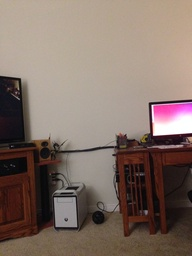
#> input picture my_panos/3.jpg, 192 x 256 px, shrunk from 2448 x 3264 before the run
$ python builder_script.py   (Python 2 division)   (older library calls are emulated)
#> lines starting #> are read from the running program, lines starting #| are printed output that depends on the picture
### my_panos/pano_stitcher.py
"""Project 1: Panorama stitching.

In this project, you'll stitch together images to form a panorama.

A shell of starter functions that already have tests is listed below.

TODO: Implement!
"""

import cv2
import numpy as np
from matplotlib import pyplot as plt
import math


def homography(image_a, image_b, bff_match=False):
    """Returns the homography mapping image_b into alignment with image_a.

    Arguments:
      image_a: A grayscale input image.
      image_b: A second input image that overlaps with image_a.

    Returns: the 3x3 perspective transformation matrix (aka homography)
             mapping points in image_b to corresponding points in image_a.
    """

    sift = cv2.SIFT(edgeThreshold=10, sigma=1.5, contrastThreshold=0.08)

    kp_a, des_a = sift.detectAndCompute(image_a, None)
    kp_b, des_b = sift.detectAndCompute(image_b, None)

    # Brute force matching
    bf = cv2.BFMatcher()
    matches = bf.knnMatch(des_a, trainDescriptors=des_b, k=2)

    # Lowes Ratio
    good_matches = []
    for m, n in matches:
        if m.distance < .75 * n.distance:
            good_matches.append(m)

    src_pts = np.float32([kp_a[m.queryIdx].pt for m in good_matches])\
        .reshape(-1, 1, 2)
    dst_pts = np.float32([kp_b[m.trainIdx].pt for m in good_matches])\
        .reshape(-1, 1, 2)

    if len(src_pts) > 4:
        M, mask = cv2.findHomography(dst_pts, src_pts, cv2.RANSAC, 5)
    else:
        M = np.array([[0, 0, 0], [0, 0, 0], [0, 0, 0]])
    return M


def warp_image(image, homography):
    """Warps 'image' by 'homography'

    Arguments:
      image: a 3-channel image to be warped.
      homography: a 3x3 perspective projection matrix mapping points
                  in the frame of 'image' to a target frame.

    Returns:
      - a new 4-channel image containing the warped input, resized to contain
        the new image's bounds. Translation is offset so the image fits exactly
        within the bounds of the image. The fourth channel is an alpha channel
        which is zero anywhere that the warped input image does not map in the
        output, i.e. empty pixels.
      - an (x, y) tuple containing location of the warped image's upper-left
        corner in the target space of 'homography', which accounts for any
        offset translation component of the homography.
    """

    image = cv2.cvtColor(image, cv2.COLOR_BGR2BGRA)
    h, w, z = image.shape

    # Find min and max x, y of new image
    p = np.array([[0, w, w, 0], [0, 0, h, h], [1, 1, 1, 1]])
    p_prime = np.dot(homography, p)

    yrow = p_prime[1] / p_prime[2]
    xrow = p_prime[0] / p_prime[2]
    ymin = min(yrow)
    xmin = min(xrow)
    ymax = max(yrow)
    xmax = max(xrow)

    # Make new matrix that removes offset and multiply by homography
    new_mat = np.array([[1, 0, -1 * xmin], [0, 1, -1 * ymin], [0, 0, 1]])
    homography = np.dot(new_mat, homography)

    # height and width of new image frame
    height = int(round(ymax - ymin))
    width = int(round(xmax - xmin))
    size = (width, height)
    # Do the warp
    warped = cv2.warpPerspective(src=image, M=homography, dsize=size)

    return warped, (int(xmin), int(ymin))


def create_mosaic(images, origins):
    """Combine multiple images into a mosaic.
    Arguments:
    images: a list of 4-channel images to combine in the mosaic.
    origins: a list of the locations upper-left corner of each image in
    a common frame, e.g. the frame of a central image.
    Returns: a new 4-channel mosaic combining all of the input images. pixels
    in the mosaic not covered by any input image should have their
    alpha channel set to zero.
    """
    # find central image
    for i in range(0, len(origins)):
        if origins[i] == (0, 0):
            central_index = i
            break

    central_image = images[central_index]
    central_origin = origins[central_index]

    # zip origins and images together
    zipped = zip(origins, images)

    # sort by distance from origin (highest to lowest)
    func = lambda x: math.sqrt(x[0][0] ** 2 + x[0][1] ** 2)
    dist_sorted = sorted(zipped, key=func, reverse=True)
    # sort by x value
    x_sorted = sorted(zipped, key=lambda x: x[0][0])
    # sort by y value
    y_sorted = sorted(zipped, key=lambda x: x[0][1])

    # determine the coordinates in the new frame of the central image
    if x_sorted[0][0][0] > 0:
        cent_x = 0  # leftmost image is central image
    else:
        cent_x = abs(x_sorted[0][0][0])

    if y_sorted[0][0][1] > 0:
        cent_y = 0  # topmost image is central image
    else:
        cent_y = abs(y_sorted[0][0][1])

    # make a new list of the starting points in new frame of each image
    spots = []
    for origin in origins:
        spots.append((origin[0]+cent_x, origin[1] + cent_y))

    zipped = zip(spots, images)

    # get height and width of new frame
    total_height = 0
    total_width = 0

    for spot, image in zipped:
        total_width = max(total_width, spot[0]+image.shape[1])
        total_height = max(total_height, spot[1]+image.shape[0])

    # print "height ", total_height
    # print "width ", total_width

    # new frame of panorama
    stitch = np.zeros((total_height, total_width, 4), np.uint8)

    # stitch images into frame by order of distance
    for image in dist_sorted:
        # [7 lines of commented-out code are left out]

        offset_y = image[0][1] + cent_y
        offset_x = image[0][0] + cent_x
        end_y = offset_y + image[1].shape[0]
        end_x = offset_x + image[1].shape[1]
        stitch[offset_y:end_y, offset_x:end_x, :4] = image[1]

    return stitch

### my_panos/builder_script.py
import cv2
import pano_stitcher
import numpy

left = cv2.imread("3.jpg",-1)
#> left is the input picture: shape (256, 192, 3); mean B, G, R 102.6, 111.9, 129.6
right = cv2.imread("5.jpg",-1)
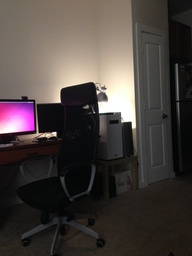
#> input picture my_panos/5.jpg, 192 x 256 px, shrunk from 2448 x 3264 before the run
#> right is the input picture: shape (256, 192, 3); mean B, G, R 61.9, 65.2, 72.8
right2 = cv2.imread("6.jpg",-1)
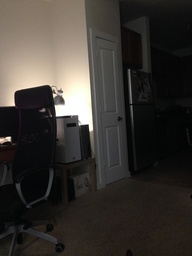
#> input picture my_panos/6.jpg, 192 x 256 px, shrunk from 2448 x 3264 before the run
#> right2 is the input picture: shape (256, 192, 3); mean B, G, R 49.4, 54.2, 58.3
middle = cv2.imread("4.jpg",-1)
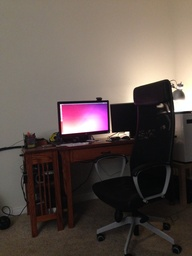
#> input picture my_panos/4.jpg, 192 x 256 px, shrunk from 2448 x 3264 before the run
#> middle is the input picture: shape (256, 192, 3); mean B, G, R 76.3, 82.4, 94.6
left1 = cv2.imread("2.jpg",-1)
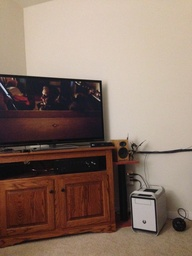
#> input picture my_panos/2.jpg, 192 x 256 px, shrunk from 2448 x 3264 before the run
#> left1 is the input picture: shape (256, 192, 3); mean B, G, R 105.3, 117.7, 139.1
left2 = cv2.imread("1.jpg",-1)
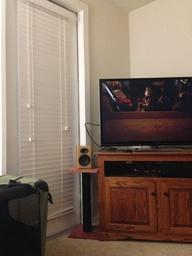
#> input picture my_panos/1.jpg, 192 x 256 px, shrunk from 2448 x 3264 before the run
#> left2 is the input picture: shape (256, 192, 3); mean B, G, R 95.3, 108.5, 127.7

leftImages = [left2, left1, left]
rightImages = [right2, right]

while len(leftImages) > 1:
	print "Left Image Loop"
	image = leftImages.pop(0)
	homo = pano_stitcher.homography(leftImages[0], image)
	warped, origin = pano_stitcher.warp_image(image, homo)
	leftImages[0] = pano_stitcher.create_mosaic([warped, cv2.cvtColor(leftImages[0],cv2.COLOR_BGR2BGRA)], [origin, (0,0)])
	leftImages[0] = cv2.cvtColor(leftImages[0],cv2.COLOR_BGRA2BGR)
#> this loop made 2 passes
#> (h in warp_image, w in warp_image, z in warp_image, p in warp_image, yrow in warp_image, xrow in warp_image) on pass 1: (256, 192, 4, [[0, 192, 192, 0], [0, 0, 256, 256], [1, 1, 1, 1]], [-45, 14.52, 247.9, 344.6], [-171.4, 82.48, 93.19, -201.5])
#> (h in warp_image, w in warp_image, z in warp_image, p in warp_image, yrow in warp_image, xrow in warp_image, ymin in warp_image) on pass 2: (390, 393, 4, [[0, 393, 393, 0], [0, 0, 390, 390], [1, 1, 1, 1]], [-578.3, -19.66, 320.6, 1064.3], [-1281.9, 106.4, 108.3, -1452.6], -578.3)
#| Left Image Loop
#| Left Image Loop
#> after the loop, leftImages = 1 item

left_pano = leftImages[0]
cv2.imshow("sup", left_pano)
cv2.waitKey()

while len(rightImages) > 1:
	print "Right Image Loop"
	image = rightImages.pop(0)
	homo = pano_stitcher.homography(rightImages[0], image)
	warped, origin = pano_stitcher.warp_image(image, homo)
	rightImages[0] = pano_stitcher.create_mosaic([warped, cv2.cvtColor(rightImages[0],cv2.COLOR_BGR2BGRA)], [origin, (0,0)])
	leftImages[0] = cv2.cvtColor(leftImages[0],cv2.COLOR_BGRA2BGR)
#> this loop made 1 pass
#> (h in warp_image, w in warp_image, z in warp_image, p in warp_image, yrow in warp_image, xrow in warp_image, ymin in warp_image) on pass 1: (256, 192, 4, [[0, 192, 192, 0], [0, 0, 256, 256], [1, 1, 1, 1]], [-2.33, -24.21, 267.1, 240.8], [46.83, 259.6, 241.7, 46.65], -24.21)
#| Right Image Loop
#> after the loop, rightImages = 1 item

right_pano = rightImages[0]

print "Finished left and right panos"

print "Doing left pano homography and warp"
leftHomo = pano_stitcher.homography(middle, left_pano)
#> in homography (call 4), `kp_a, des_a = sift.detectAndCompute(image_a, None)`: kp_a = 60 keypoints; strongest (x, y, size): (127, 133, 3.2), (173, 90, 2.4), (121, 135, 4), (179, 106, 8.2)
#> in homography (call 4), `kp_b, des_b = sift.detectAndCompute(image_b, None)`: kp_b = 147 keypoints; strongest (x, y, size): (574, 229, 95.4), (353, 889, 166.8), (1411, 597, 67.9), (1607, 711, 3.3)
#> in homography (call 4), `matches = bf.knnMatch(des_a, trainDescriptors=des_b, k=2)`: matches = 60 matches
#> after the loop in homography (call 4), `for m, n in matches:`: good_matches = 13 matches
#> in homography (call 4), `src_pts = np.float32([kp_a[m.queryIdx].pt for m in good_matches])\ .re..`: src_pts = 13 rows, first 8: [19.31, 146.8], [22.12, 143.5], [31.98, 145.1], [54.36, 209.2], [68.22, 128.4], [73.47, 144.5], [73.47, 144.5], [79.25, 143.8]
#> in homography (call 4), `dst_pts = np.float32([kp_b[m.trainIdx].pt for m in good_matches])\ .re..`: dst_pts = 13 rows, first 8: [1563.8, 724.9], [1566.6, 721.9], [1575.8, 723.8], [1598, 789.8], [1613.9, 705.9], [1618, 724.8], [1618, 724.8], [1618, 724.8]
#> leftHomo = [[0.711, -1.83, 215.2], [0.73, -1.65, 87.29], [0.00511, -0.0121, 1]]
warpedLeft, leftOrigin = pano_stitcher.warp_image(left_pano, leftHomo)
#> leftOrigin = (147, 87)

print "Doing right pano homography and warp"
rightHomo = pano_stitcher.homography(middle, right_pano)
#> in homography (call 5), `kp_b, des_b = sift.detectAndCompute(image_b, None)`: kp_b = 58 keypoints; strongest (x, y, size): (54, 158, 3.1), (120, 123, 26.6), (134, 150, 3.2), (103, 131, 7.8)
#> after the loop in homography (call 5), `for m, n in matches:`: good_matches = 27 matches
#> in homography (call 5), `src_pts = np.float32([kp_a[m.queryIdx].pt for m in good_matches])\ .re..`: src_pts = 27 rows, first 8: [58.66, 103.1], [84.04, 143.4], [84.04, 143.4], [86.78, 143], [86.78, 143], [98.98, 99.74], [107.1, 131.4], [107.1, 101.1]
#> in homography (call 5), `dst_pts = np.float32([kp_b[m.trainIdx].pt for m in good_matches])\ .re..`: dst_pts = 27 rows, first 8: [33.67, 124.6], [7.43, 168.9], [7.43, 168.9], [10.92, 168.4], [10.92, 168.4], [24.52, 122.7], [33.86, 155.8], [33.67, 124.6]
#> rightHomo = [[0.74, 0.0108, 76.57], [-0.178, 0.937, -13.74], [-0.00142, 5.98e-05, 1]]
warpedRight, rightOrigin = pano_stitcher.warp_image(right_pano, rightHomo)
#> in warp_image (call 5), `p_prime = np.dot(homography, p)`: p_prime = [[76.57, 268.3, 271.4, 79.71], [-13.74, -59.87, 212.9, 259], [1, 0.632, 0.65, 1.02]]
#> in warp_image (call 5), `yrow = p_prime[1] / p_prime[2]`: yrow = [-13.74, -94.71, 327.7, 254.6]
#> in warp_image (call 5), `xrow = p_prime[0] / p_prime[2]`: xrow = [76.57, 424.4, 417.8, 78.35]
#> in warp_image (call 5), `ymin = min(yrow)`: ymin = -94.71
#> in warp_image (call 5), `xmin = min(xrow)`: xmin = 76.57
#> in warp_image (call 5), `ymax = max(yrow)`: ymax = 327.7
#> in warp_image (call 5), `xmax = max(xrow)`: xmax = 424.4
#> in warp_image (call 5), `new_mat = np.array([[1, 0, -1 * xmin], [0, 1, -1 * ymin], [0, 0, 1]])`: new_mat = [[1, 0, -76.57], [0, 1, 94.71], [0, 0, 1]]
#> in warp_image (call 5), `homography = np.dot(new_mat, homography)`: homography = [[0.849, 0.00619, 0], [-0.313, 0.943, 80.98], [-0.00142, 5.98e-05, 1]]
#> in warp_image (call 5), `height = int(round(ymax - ymin))`: height = 422
#> in warp_image (call 5), `width = int(round(xmax - xmin))`: width = 348
#> in warp_image (call 5), `size = (width, height)`: size = (348, 422)
#> in warp_image (call 5), `warped = cv2.warpPerspective(src=image, M=homography, dsize=size)`:
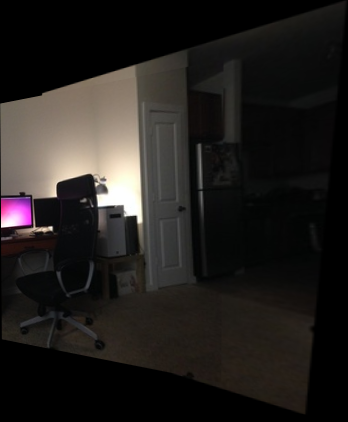
#> warped: shape (422, 348, 4); mean B, G, R, A 29.4, 31.7, 34.7, 180
#> rightOrigin = (76, -94)

print "Finished warps"

middle = cv2.cvtColor(middle, cv2.COLOR_BGR2BGRA)
#> middle: shape (256, 192, 4)

images = [warpedRight, warpedLeft, middle]
origins = [rightOrigin,leftOrigin, (0, 0)]
#> origins = [(76, -94), (147, 87), (0, 0)]

pano = pano_stitcher.create_mosaic(images, origins)
#> the loop in create_mosaic (call 4), `for i in range(0, len(origins)):` made 3 passes
#> central_index on pass 3: 2
#> in create_mosaic (call 4), `zipped = zip(origins, images)`: zipped = 3 items
#> in create_mosaic (call 4), `cent_y = abs(y_sorted[0][0][1])`: cent_y = 94
#> the loop in create_mosaic (call 4), `for origin in origins:` made 3 passes
#> after the loop in create_mosaic (call 4), `for origin in origins:`: spots = [(76, 0), (147, 181), (0, 94)]
#> the loop in create_mosaic (call 4), `for spot, image in zipped:` made 3 passes
#> the loop in create_mosaic (call 4), `for image in dist_sorted:` made 3 passes
#> (offset_y, offset_x, end_y, end_x) on passes 1 to 3: (181, 147, 233, 215), (0, 76, 422, 424), (94, 0, 350, 192)
#> after the loop in create_mosaic (call 4), `for image in dist_sorted:`:
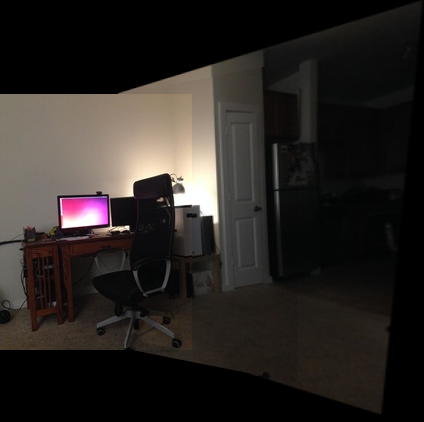
#> stitch: shape (422, 424, 4); mean of channels 0, 1, 2, 3 34, 37, 41.3, 176.6; drawn as B, G, R
print "Attempting final pano stitch"
cv2.imwrite('mypanos.png', pano)
